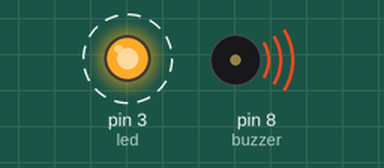
Recording of a sketch running on a simulated Arduino Uno, built with avr-gcc and run on an emulated ATmega328P. Parts: output pins drawn as LEDs (lit = HIGH), buzzer (waves = sounding). Dashed ring = blinking.

Above: at 0.3 s.
Timing chart, 0 to 3.2 s (numbered marks = the images above):
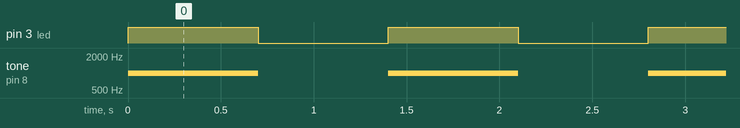

The sketch:

buzzer_and_led_code.ino
```cpp
const int buzzer=8;
int led=3;
void setup(){
 pinMode(buzzer, OUTPUT);
 pinMode(led, OUTPUT);
}

void loop(){
tone(buzzer, 1000);
digitalWrite(led, HIGH);
delay(700);

noTone(buzzer);
digitalWrite(led, LOW);
delay(700);
}
```

Measured:
- by itself, pin 3 (led): alternates HIGH for 0.70 s and LOW for 0.70 s
- by itself, tone on pin 8 (buzzer): alternates 1000 Hz for 0.70 s and silent for 0.70 s
